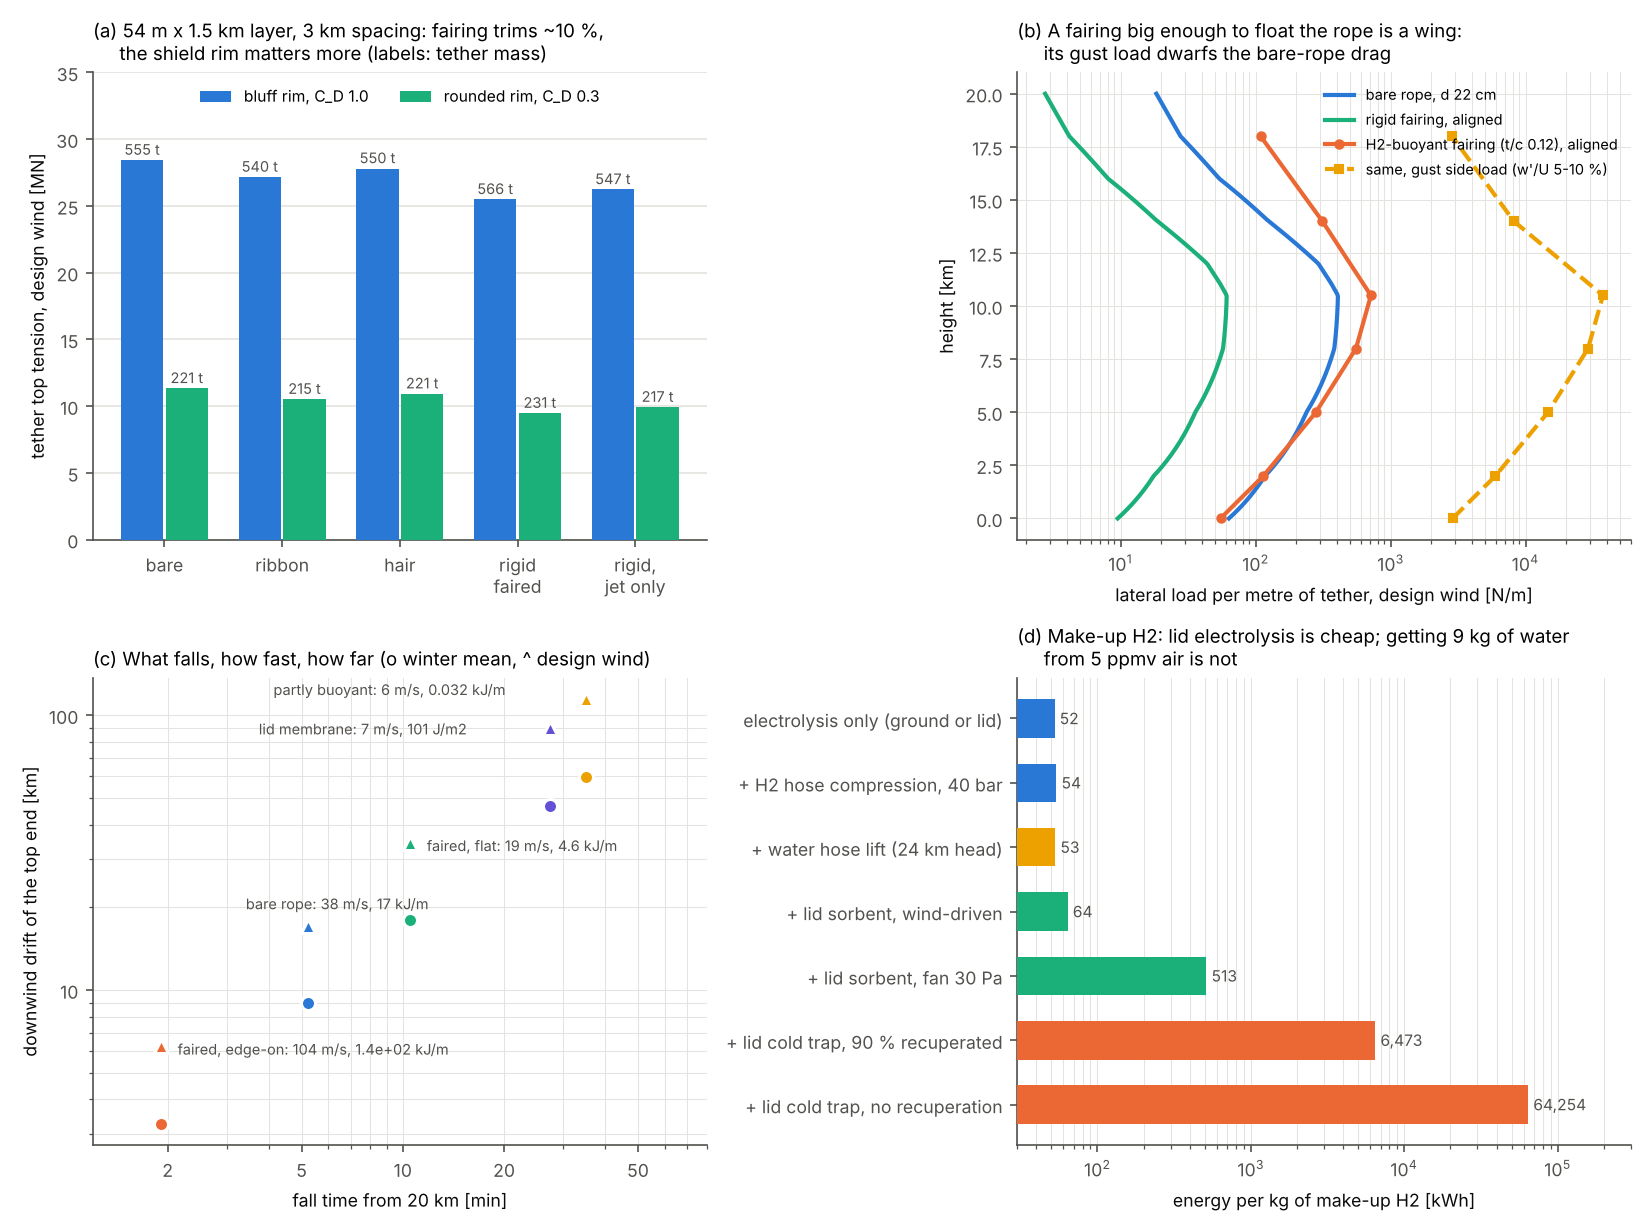

Here is the Python script that generated this plot:
"""BoomShield operations screen: faired / buoyant tethers, build-out, H2 make-up,
tether and segment failure, anchor land use.

Screening arithmetic only (numpy + matplotlib + boomsim.atmosphere, and the
assumed wind profiles and tether model of ../altitude/altitude_trade.py, imported
read-only so the numbers stay comparable with altitude-trade.md section 6).

Run:  python3 boom-shield/operations/tethers_build_failure.py
Writes into boom-shield/operations/:
  tether_sizing.csv        bare / ribbon / hair / rigid-faired / jet-only-faired tethers,
                           30 m x 1 km and 54 m x 1.5 km layers, rim C_D 1.0 and 0.3
  buoyant_tether.csv       H2-filled fairing: chord for neutral buoyancy, drag and gust load vs height
  fall_footprint.csv       falling tether / membrane: terminal speed, fall time, drift, impact energy
  h2_makeup.csv            make-up need, PV share, water-capture energy, supply alternatives
  failure_landuse.csv      N-1 redistribution, uplift, compartment loss, anchor and land-use numbers
  tethers_build_failure.png  four-panel figure

All "ASSUMED" constants are engineering guesses, flagged in tethers-build-failure.md.
"""
from __future__ import annotations

import csv
import os
import sys

import numpy as np

HERE = os.path.dirname(os.path.abspath(__file__))
sys.path.insert(0, os.path.join(HERE, "..", "altitude"))
sys.path.insert(0, os.path.join(HERE, "..", "sim"))
import altitude_trade as AT  # noqa: E402  (read-only reuse of winds, atmosphere, tether constants)
from boomsim.atmosphere import G0  # noqa: E402

atm, U = AT.atm, AT.U
U_DES, U_WIN = AT.U_DESIGN, AT.U_WINTER
SIG, RHO_F, FILL = AT.SIGMA_F, AT.RHO_F, AT.FILL      # 1.2 GPa, 975 kg/m3, 0.65
VH = AT.V_OVER_H                                       # 1.5
E_F = 116e9            # Pa, SK78-class fibre modulus (~120 N/tex x 0.97; supplier sheets)
H_S = 20.0             # km, shield top
SPACING = 3000.0       # m between tether stations (altitude-trade 6)
M_H2 = AT.M_H2
R_STAR = 8.314462618


def wcsv(name, rows):
    with open(os.path.join(HERE, name), "w", newline="") as f:
        w = csv.DictWriter(f, fieldnames=list(rows[0].keys()))
        w.writeheader()
        for r in rows:
            w.writerow({k: (f"{v:.4g}" if isinstance(v, float) else v) for k, v in r.items()})


# =============================================================== A. tether sizing
def side_load(T_layer, W, U_s, cd_rim=1.0):
    """Shield side load per m of corridor [N/m], altitude-trade 3 form."""
    a = atm(H_S)
    q = 0.5 * a.rho * U_s ** 2
    cf = AT.skin_cf(a.rho, AT.mu_air(a.T), U_s, L=W)
    return q * (cd_rim * T_layer + 2 * W * cf)


# tether "types": drag coefficient on frontal thickness, thickness / fibre-rope diameter,
# extra linear mass as a function of rope diameter d [m], and the height band faired
def fair_rigid_mass(d):
    t = 1.2 * d                      # fairing thickness encloses the rope (ASSUMED)
    c = t / 0.22                     # t/c 0.22, typical cable-fairing section (ASSUMED)
    return 2.1 * c * 1.0 + 0.5       # 1.0 kg/m2 shell incl. ribs, +0.5 kg/m collars/bearings (ASSUMED)


TYPES = {
    "bare":            dict(cd=1.2,  tf=1.0, extra=lambda d: 0.0, band=None),
    "ribbon":          dict(cd=0.8,  tf=1.0, extra=lambda d: 0.4, band=None),
    "hair":            dict(cd=1.0,  tf=1.0, extra=lambda d: 0.3, band=None),
    "rigid_faired":    dict(cd=0.15, tf=1.2, extra=fair_rigid_mass, band=None),
    "rigid_faired_cd0.3": dict(cd=0.30, tf=1.2, extra=fair_rigid_mass, band=None),
    "rigid_jet_only":  dict(cd=0.15, tf=1.2, extra=fair_rigid_mass, band=(6.0, 16.0)),
}


def tether(F_side, kind="bare", prof=U_DES, spacing=SPACING, W=1000.0):
    """altitude_trade.tether() generalised to fairings (same assumptions:
    drag integrated as for a vertical tether, H_top = F*s + D/2, V/H = 1.5, 34 deg)."""
    ty = TYPES[kind]
    z = np.linspace(0.0, H_S, 400)
    dz = (z[1] - z[0]) * 1e3
    q = 0.5 * atm(z).rho * U(prof, z) ** 2
    infair = np.ones_like(z, bool) if ty["band"] is None else (z >= ty["band"][0]) & (z <= ty["band"][1])
    L = H_S * 1e3 / np.cos(np.arctan(1 / VH))
    frac_f = infair.mean()
    d = 0.15
    for _ in range(200):
        cd = np.where(infair, ty["cd"], TYPES["bare"]["cd"])
        tf = np.where(infair, ty["tf"], 1.0)
        D = np.sum(q * cd * tf * d) * dz
        H = F_side * spacing + 0.5 * D
        A_f = 1.8 * H / SIG
        m_fib = RHO_F * A_f * L
        m_ext = ty["extra"](d) * L * frac_f
        V = VH * H + 0.5 * (m_fib + m_ext) * G0
        T = np.hypot(H, V)
        A_f = T / SIG
        d_new = np.sqrt(4 * A_f / (np.pi * FILL))
        if abs(d_new - d) < 1e-7:
            break
        d = d_new
    m_fib = RHO_F * A_f * L
    m_ext = ty["extra"](d) * L * frac_f
    lift_cost = (V + 0.5 * (m_fib + m_ext) * G0) / G0 / (spacing * W)
    return dict(D_MN=D / 1e6, H_top_MN=H / 1e6, T_top_MN=T / 1e6, d_cm=100 * d,
                fibre_kg_per_m=RHO_F * A_f, fibre_t=m_fib / 1e3, fairing_t=m_ext / 1e3,
                total_t=(m_fib + m_ext) / 1e3, liftcost_kg_m2=lift_cost,
                drag_share_of_H=0.5 * D / H, L_km=L / 1e3)


def section_a():
    rows = []
    layers = [("30m_x_1km", 30.0, 1000.0), ("54m_x_1.5km", 54.0, 1500.0), ("77m_x_2km", 77.0, 2000.0)]
    for lname, T, W in layers:
        for cd_rim in (1.0, 0.3):
            F = side_load(T, W, U(U_DES, H_S), cd_rim)
            for kind in TYPES:
                r = tether(F, kind, W=W)
                rw = tether(side_load(T, W, U(U_WIN, H_S), cd_rim), kind, prof=U_WIN, W=W)
                rows.append(dict(layer=lname, rim_CD=cd_rim, tether=kind,
                                 Fside_design_kN_per_m=F / 1e3, **r,
                                 D_winter_MN=rw["D_MN"], T_top_winter_MN=rw["T_top_MN"]))
    wcsv("tether_sizing.csv", rows)
    return rows


# =============================================================== B. H2-filled buoyant fairing
SKIN_ENV = 0.25        # kg/m2, H2-tight aerostat laminate (ASSUMED, aerostat-class)
CDC = 0.012            # chord-based profile drag, aligned, Re ~1e7 (ASSUMED)


def h2_net(z):
    a = atm(z)
    rho_h2 = a.p * M_H2 / (R_STAR * a.T)
    return a.rho - rho_h2


def section_b(m_line):
    """Chord of a t/c section whose H2 volume floats m_line kg/m plus its own skin."""
    rows = []
    for tc in (0.12, 0.20):
        for z in (0.0, 2.0, 5.0, 8.0, 10.5, 14.0, 18.0):
            dl = h2_net(z)
            k = 0.685 * tc * dl                      # kg lift per m per c^2
            s = 2.05 * SKIN_ENV                      # skin kg/m per m of chord
            c = (s + np.sqrt(s * s + 4 * k * m_line)) / (2 * k)
            a = atm(z)
            q = 0.5 * a.rho * U(U_DES, z) ** 2
            gust = 0.10 if z < 12 else 0.05          # w'/U, ASSUMED (tropospheric / stratospheric)
            rows.append(dict(t_over_c=tc, z_km=z, net_lift_kg_m3=dl, chord_m=c, thickness_m=tc * c,
                             section_m2=0.685 * tc * c * c,
                             drag_aligned_N_per_m=q * CDC * c,
                             drag_bare_N_per_m=q * 1.2 * 0.20,
                             gust_side_N_per_m=q * 2 * np.pi * gust * c))
    # small fairing (t 0.24 m, c 1.1 m) filled with H2: what fraction of the rope weight it floats
    for z in (0.0, 5.0, 10.5, 18.0):
        A = 0.685 * 0.24 * 1.09 - np.pi / 4 * 0.20 ** 2
        rows.append(dict(t_over_c=0.22, z_km=z, net_lift_kg_m3=h2_net(z), chord_m=1.09, thickness_m=0.24,
                         section_m2=A, drag_aligned_N_per_m=np.nan, drag_bare_N_per_m=np.nan,
                         gust_side_N_per_m=np.nan, lift_kg_per_m=A * h2_net(z),
                         share_of_line_weight=A * h2_net(z) / m_line))
    keys = sorted({k for r in rows for k in r}, key=lambda k: list(rows[-1].keys()).index(k)
                  if k in rows[-1] else -1)
    for r in rows:
        for k in rows[-1]:
            r.setdefault(k, np.nan)
    wcsv("buoyant_tether.csv", rows)
    return rows


# =============================================================== C/D. falling objects
def fall(m_lin, width, cd, z0=H_S, prof=U_WIN, n=800):
    """Terminal-velocity descent of a line element (broadside) or membrane.
    Horizontal drift assumes the element moves with the wind (low inertia).
    m_lin [kg/m] and width [m] (or areal mass with width=1)."""
    z = np.linspace(0.0, z0, n)
    rho = atm(z).rho
    vt = np.sqrt(2 * m_lin * G0 / (rho * cd * width))
    t = np.trapezoid(1 / vt, z * 1e3)
    drift = np.trapezoid(U(prof, z) / vt, z * 1e3)
    return vt, t, drift


def section_d_fall(m_fib, d):
    tf = 1.2 * d
    mf = m_fib + fair_rigid_mass(d)
    cases = [
        ("bare rope, broadside", m_fib, d, 1.2),
        ("faired, fairing aligned with fall", mf, tf, 0.15),
        ("faired, flat/tumbling", mf, tf / 0.22, 1.0),
        ("partly buoyant (net 2 kg/m, bluff 1 m)", 2.0, 1.0, 1.0),
        ("deflated lid membrane 3.9 kg/m2", 3.9, 1.0, 1.2),
    ]
    rows = []
    for name, m, w, cd in cases:
        for pname, prof in (("winter_mean", U_WIN), ("design", U_DES)):
            vt, t, dr = fall(m, w, cd, prof=prof)
            rows.append(dict(case=name, wind=pname, m_kg_per_m=m, width_m=w, CD=cd,
                             v_ground_m_s=vt[0], v_10km_m_s=float(np.interp(10, np.linspace(0, H_S, len(vt)), vt)),
                             fall_min=t / 60, drift_km=dr / 1e3,
                             KE_kJ_per_m_ground=0.5 * m * vt[0] ** 2 / 1e3))
    wcsv("fall_footprint.csv", rows)
    return rows


# =============================================================== C. H2 make-up
def section_c():
    rows = []
    a = atm(H_S)
    ppmv = 5.0
    w_mass = ppmv * 1e-6 * 18.015 / 28.964           # kg water / kg air
    rho_w = w_mass * a.rho                           # kg water per m3 air
    air_m3_per_kgH2 = 8.94 / rho_w                    # 8.94 kg water per kg H2
    air_kg_per_kgH2 = air_m3_per_kgH2 * a.rho
    # cold trap: cool air 217 -> 178 K (ice p_sat ~0.2 of ambient pw), COP 0.5, recuperation 0 / 90 %
    cool = 1005 * 40 * air_kg_per_kgH2 / 3.6e6       # kWh_th per kg H2
    fan = air_m3_per_kgH2 * 30 / 0.6 / 3.6e6          # kWh per kg H2 at 30 Pa bed loss
    regen = (8.94 * 2.8e6 + 8.94 / 0.075 * 900 * 150) / 3.6e6
    PV_YIELD = 3000 * 0.12                            # kWh/m2/yr: ~3,000 kWh/m2/yr horizontal at 20 km, 12 % thin film (ASSUMED)
    for inv_Mt, W in ((2.0, 1500.0), (4.0, 2000.0)):
        for leak in (0.05, 0.10, 0.20):
            need_t_km_yr = inv_Mt * 1e9 / 4000 * leak / 1e3
            per_m2 = need_t_km_yr * 1e3 / (1000 * W)                       # kg/m2/yr
            kwh_m2 = per_m2 * 52.5
            flow_air = need_t_km_yr * 1e3 * air_m3_per_kgH2 / 3.156e7      # m3/s per km
            rows.append(dict(inventory_Mt=inv_Mt, width_m=W, leak_pct_yr=100 * leak,
                             makeup_t_per_km_yr=need_t_km_yr, makeup_Mt_yr=inv_Mt * leak,
                             makeup_kg_per_m2_yr=per_m2, electrolysis_kWh_per_m2_yr=kwh_m2,
                             PV_area_share_pct=100 * kwh_m2 / PV_YIELD,
                             air_m3_s_per_km=flow_air, contactor_m2_per_km_at_2ms=flow_air / 2.0,
                             corridor_kg_s=inv_Mt * leak * 1e9 / 3.156e7,
                             per_supply_tether_g_s_every10th=inv_Mt * leak * 1e12 / 3.156e7 / 133,
                             tanker_flights_per_day_6t=inv_Mt * leak * 1e6 / 6.2 / 365))
    consts = dict(water_kg_per_m3_air=rho_w, air_m3_per_kgH2=air_m3_per_kgH2,
                  coldtrap_kWh_e_per_kgH2_no_recup=cool / 0.5, coldtrap_kWh_e_per_kgH2_90pc_recup=0.1 * cool / 0.5,
                  sorbent_fan_kWh_per_kgH2=fan, sorbent_regen_kWh_per_kgH2=regen,
                  electrolysis_kWh_per_kgH2=52.5, water_hose_head_MPa=1000 * G0 * 24e3 / 1e6,
                  water_lift_kWh_per_kgH2=8.94 * G0 * 24e3 / 3.6e6)
    # aircraft exhaust water: Concorde-class ~20 t/h fuel at cruise (ASSUMED, background), EI 1.23
    fuel_per_km = 20000 / (590 * 3.6)                  # kg fuel per km
    for flights in (20, 50, 100):
        h2o = fuel_per_km * 1.23 * flights * 365 / 1e3  # t water per km per yr
        consts[f"exhaust_water_t_km_yr_{flights}fl"] = h2o
        consts[f"exhaust_H2_equiv_t_km_yr_{flights}fl"] = h2o / 8.94
    # H2 feed hose: 24 km, 20 bar inlet, isothermal 250 K, Darcy f 0.015 (ASSUMED)
    for ID, mdot, p0 in ((0.05, 0.024, 20e5), (0.06, 0.048, 20e5), (0.06, 0.095, 40e5), (0.08, 0.19, 40e5)):
        p, Lseg = p0, 24e3 / 400
        for _ in range(400):
            rho = p * M_H2 / (R_STAR * 250)
            v = mdot / (rho * np.pi * ID ** 2 / 4)
            p -= 0.015 * Lseg / ID * 0.5 * rho * v ** 2 + rho * G0 * Lseg * 0.83
            if p <= 0:
                break
        consts[f"hose_ID{int(ID*1000)}mm_{int(mdot*1000)}gs_{int(p0/1e5)}bar_in_p_top_bar"] = max(p, 0) / 1e5
    for k, v in consts.items():
        rows.append(dict(inventory_Mt=k, width_m=v))
    wcsv("h2_makeup.csv", rows)
    return rows, consts


# =============================================================== D/E. failure, land use
def section_e(sz):
    psf = [r for r in sz if r["layer"] == "54m_x_1.5km" and r["rim_CD"] == 1.0 and r["tether"] == "bare"][0]
    T = psf["T_top_MN"] * 1e6
    H = psf["H_top_MN"] * 1e6
    V = VH * H
    out = {}
    # elastic recoil
    eps = SIG / E_F
    out["strain_pct"] = 100 * eps
    out["release_wave_s"] = psf["L_km"] * 1e3 / np.sqrt(E_F / RHO_F)
    out["recoil_v_m_s"] = SIG / np.sqrt(E_F * RHO_F)
    out["stored_energy_GJ"] = 0.5 * SIG * eps * (psf["fibre_t"] * 1e3 / RHO_F) / 1e9
    out["stored_energy_t_TNT"] = out["stored_energy_GJ"] / 4.184
    # N-1: neighbours pick up half each; sudden release DAF 1.3-2.0 on the increment
    for daf in (1.0, 1.5, 2.0):
        out[f"neighbour_load_factor_DAF{daf}"] = 1 + 0.5 * daf
    out["two_adjacent_lost_neighbour_factor"] = 2.0
    # uplift on loss of hold-down: 0.55 kg/m2 net over a 3 km bay
    Wd = 1500.0
    up_pa = 0.55 * G0
    m_add = 4.5 + atm(H_S).rho * np.pi * Wd / 4
    out["uplift_Pa"] = up_pa
    out["bay_uplift_MN"] = up_pa * SPACING * Wd / 1e6
    out["rise_250m_s_inertial"] = np.sqrt(2 * 250 / (up_pa / m_add))
    out["rise_terminal_m_s"] = np.sqrt(2 * up_pa / (atm(H_S).rho * 1.2))
    # along-track rim tendon catenary: span 3 km sag 5 %, then 6 km span same tendon length
    w = side_load(54.0, Wd, U(U_DES, H_S))
    s0 = 0.05 * SPACING
    Lc = 2 * (SPACING + 8 * s0 ** 2 / (3 * SPACING))
    s1 = np.sqrt((Lc - 2 * SPACING) * 3 * 2 * SPACING / 8)
    out["tendon_T_3km_MN"] = w * SPACING ** 2 / (8 * s0) / 1e6
    out["tendon_T_6km_MN"] = w * (2 * SPACING) ** 2 / (8 * s1) / 1e6
    out["bow_6km_m"] = s1
    # compartment: 250 m x 1.5 km x 55 m
    a = atm(H_S)
    rho_h2 = a.p * M_H2 / (R_STAR * a.T)
    vol = 250 * Wd * 55
    out["compartment_H2_t"] = vol * rho_h2 / 1e3
    out["compartment_TNT_kt"] = vol * rho_h2 * 120e6 / 4.184e12
    out["compartment_structure_t"] = 3.96 * 250 * Wd / 1e3
    out["ground_gas_fraction_pct"] = 100 * (a.p / 101325) * (288.15 / a.T)
    out["ground_mattress_m"] = 3.96 / (1.225 - 101325 * M_H2 / (R_STAR * 288.15))
    # flat-mattress ascent: 10 % free lift on 3.96 kg/m2, broadside C_D 1.2
    zz = np.linspace(0, H_S, 400)
    w_up = np.sqrt(2 * 0.1 * 3.96 * G0 / (atm(zz).rho * 1.2))
    out["ascent_w_ground_m_s"] = w_up[0]
    out["ascent_h"] = np.trapezoid(1 / w_up, zz * 1e3) / 3600
    jet = (zz >= 8) & (zz <= 13)
    out["ascent_jet_min"] = np.trapezoid(1 / w_up[jet], zz[jet] * 1e3) / 60
    # side load on a 250 m x 1.5 km module at 10.5 km, mattress thickness 3.96/dlift
    T10 = 3.96 / h2_net(10.5)
    q10 = 0.5 * atm(10.5).rho * np.array([25.0, 35.0, 90.0]) ** 2
    out["module_T_at_10km_m"] = T10
    for qq, uu in zip(q10, (25, 35, 90)):
        out[f"module_force_narrow_end_MN_U{uu}"] = qq * (T10 * 250 + 2 * 0.002 * 250 * Wd) / 1e6
        out[f"module_force_broadside_MN_U{uu}"] = qq * (T10 * Wd + 2 * 0.002 * 250 * Wd) / 1e6
    # tug power to move a 250 m module at 5 m/s relative, 20 km
    q5 = 0.5 * atm(H_S).rho * 25
    out["tug_kW_5ms"] = q5 * (55 * 250 + 2 * 0.002 * 250 * Wd) * 5 / 0.6 / 1e3
    out["compartments_absorbed_per_bay"] = 0.55 / 4.5 * SPACING / 250
    # anchors: gravity block resisting V (SF 1.5) and H_bottom = H + D/2 by friction mu 0.5 (SF 1.5)
    Hb = H + 0.5 * psf["D_MN"] * 1e6
    m_block = max(1.5 * V, 1.5 * Hb / 0.5 + V) / G0
    out["anchor_V_MN"] = V / 1e6
    out["anchor_H_MN"] = Hb / 1e6
    out["gravity_block_t"] = m_block / 1e3
    out["gravity_block_m3"] = m_block / 2400
    for r_ex in (100.0, 150.0, 300.0):
        ha_site = 1.5 + np.pi * r_ex ** 2 / 1e4
        out[f"site_ha_r{int(r_ex)}"] = ha_site
        out[f"ha_per_km_one_row_r{int(r_ex)}"] = ha_site * 1000 / SPACING
        out[f"ha_per_km_two_rows_r{int(r_ex)}"] = 2 * ha_site * 1000 / SPACING
    out["tether_ground_offset_km"] = H_S * np.tan(np.arctan(1 / VH))
    out["build_film_km2"] = 4000 * Wd / 1e3 * 2.3
    out["build_structure_Mt"] = 4000e3 * Wd * 3.96 / 1e9
    for yrs, days in ((10, 100), (10, 200), (20, 100)):
        out[f"bays_per_window_day_{yrs}y_{days}d"] = (4000e3 / SPACING) / (yrs * days)
        out[f"km2_lid_per_window_day_{yrs}y_{days}d"] = 4000 * Wd / 1e3 / (yrs * days)
    wcsv("failure_landuse.csv", [dict(quantity=k, value=v) for k, v in out.items()])
    return out


# =============================================================== figure
C = ["#2a78d6", "#eb6834", "#1baf7a", "#eda100"]
INK, INK2, GRID = "#0b0b0b", "#52514e", "#e4e3df"


def figure(sz, bt, fl, consts):
    import matplotlib
    matplotlib.use("Agg")
    import matplotlib.pyplot as plt
    plt.rcParams.update({"font.size": 8.5, "axes.edgecolor": INK2, "axes.labelcolor": INK,
                         "xtick.color": INK2, "ytick.color": INK2, "axes.spines.top": False,
                         "axes.spines.right": False})
    fig, ax = plt.subplots(2, 2, figsize=(11, 8.2))

    # (a) top tension, psf layer, by tether type and rim CD
    a = ax[0, 0]
    kinds = ["bare", "ribbon", "hair", "rigid_faired", "rigid_jet_only"]
    labels = ["bare", "ribbon", "hair", "rigid\nfaired", "rigid,\njet only"]
    x = np.arange(len(kinds))
    for j, (rim, col, lab) in enumerate(((1.0, C[0], "bluff rim, C_D 1.0"), (0.3, C[2], "rounded rim, C_D 0.3"))):
        vals = [[r for r in sz if r["layer"] == "54m_x_1.5km" and r["rim_CD"] == rim and r["tether"] == k][0]
                for k in kinds]
        a.bar(x + (j - 0.5) * 0.38, [v["T_top_MN"] for v in vals], 0.36, color=col, label=lab, zorder=3)
        for xi, v in zip(x, vals):
            a.text(xi + (j - 0.5) * 0.38, v["T_top_MN"] + 0.4, f"{v['total_t']:.0f} t", ha="center",
                   fontsize=7, color=INK2)
    a.set_xticks(x, labels)
    a.set_ylabel("tether top tension, design wind [MN]")
    a.set_title("(a) 54 m x 1.5 km layer, 3 km spacing: fairing trims ~10 %,\n     the shield rim matters more (labels: tether mass)",
                loc="left", fontsize=9)
    a.grid(axis="y", color=GRID, zorder=0)
    a.set_ylim(0, 35)
    a.legend(frameon=False, fontsize=7.5, loc="upper center", ncol=2)

    # (b) per-metre lateral load vs height: bare, rigid faired, buoyant fairing aligned and gust
    b = ax[0, 1]
    z = np.linspace(0, 20, 200)
    q = 0.5 * atm(z).rho * U(U_DES, z) ** 2
    psf = [r for r in sz if r["layer"] == "54m_x_1.5km" and r["rim_CD"] == 1.0 and r["tether"] == "bare"][0]
    d = psf["d_cm"] / 100
    b.plot(q * 1.2 * d, z, color=C[0], lw=2, label=f"bare rope, d {100*d:.0f} cm")
    b.plot(q * 0.15 * 1.2 * d, z, color=C[2], lw=2, label="rigid fairing, aligned")
    bb = [r for r in bt if r["t_over_c"] == 0.12]
    zb = np.array([r["z_km"] for r in bb])
    b.plot([r["drag_aligned_N_per_m"] for r in bb], zb, "o-", color=C[1], lw=2, ms=4,
           label="H2-buoyant fairing (t/c 0.12), aligned")
    b.plot([r["gust_side_N_per_m"] for r in bb], zb, "s--", color=C[3], lw=2, ms=4,
           label="same, gust side load (w'/U 5-10 %)")
    b.set_xscale("log")
    b.set_xlabel("lateral load per metre of tether, design wind [N/m]")
    b.set_ylabel("height [km]")
    b.set_title("(b) A fairing big enough to float the rope is a wing:\n     its gust load dwarfs the bare-rope drag",
                loc="left", fontsize=9)
    b.grid(color=GRID, which="both", lw=0.5)
    b.legend(frameon=False, fontsize=7, loc="upper right")

    # (c) fall: drift vs fall time
    c = ax[1, 0]
    names = ["bare rope, broadside", "faired, fairing aligned with fall", "faired, flat/tumbling",
             "partly buoyant (net 2 kg/m, bluff 1 m)", "deflated lid membrane 3.9 kg/m2"]
    short = ["bare rope", "faired, edge-on", "faired, flat", "partly buoyant", "lid membrane"]
    for i, (n, s) in enumerate(zip(names, short)):
        for wind, mk in (("winter_mean", "o"), ("design", "^")):
            r = [r for r in fl if r["case"] == n and r["wind"] == wind][0]
            col = (C + ["#6250d6"])[i if i < 4 else 4]
            c.scatter(r["fall_min"], r["drift_km"], s=46, marker=mk, color=col, edgecolor="white", lw=1.5, zorder=3)
            if wind == "design":
                off = [(-30, 8), (8, -4), (8, -4), (-150, 2), (-140, -3)][i]
                c.annotate(f"{s}: {r['v_ground_m_s']:.0f} m/s, {r['KE_kJ_per_m_ground']:.2g} kJ/m" if i < 4 else
                           f"{s}: {r['v_ground_m_s']:.0f} m/s, {r['KE_kJ_per_m_ground']*1e3:.0f} J/m2",
                           (r["fall_min"], r["drift_km"]), xytext=off, textcoords="offset points",
                           fontsize=7, color=INK2)
    c.set_xscale("log")
    c.set_yscale("log")
    from matplotlib.ticker import FuncFormatter, NullFormatter
    for axis in (c.xaxis, c.yaxis):
        axis.set_major_formatter(FuncFormatter(lambda v, _: f"{v:g}"))
        axis.set_minor_formatter(NullFormatter())
    c.set_xlim(1.2, 80)
    c.set_xticks([2, 5, 10, 20, 50])
    c.set_xlabel("fall time from 20 km [min]")
    c.set_ylabel("downwind drift of the top end [km]")
    c.set_title("(c) What falls, how fast, how far (o winter mean, ^ design wind)", loc="left", fontsize=9)
    c.grid(color=GRID, which="both", lw=0.5)

    # (d) energy per kg H2 by route
    dd = ax[1, 1]
    routes = [("electrolysis only (ground or lid)", 52.5),
              ("+ H2 hose compression, 40 bar", 52.5 + 1.5),
              ("+ water hose lift (24 km head)", 52.5 + consts["water_lift_kWh_per_kgH2"]),
              ("+ lid sorbent, wind-driven", 52.5 + consts["sorbent_regen_kWh_per_kgH2"]),
              ("+ lid sorbent, fan 30 Pa", 52.5 + consts["sorbent_regen_kWh_per_kgH2"] + consts["sorbent_fan_kWh_per_kgH2"]),
              ("+ lid cold trap, 90 % recuperated", 52.5 + consts["coldtrap_kWh_e_per_kgH2_90pc_recup"]),
              ("+ lid cold trap, no recuperation", 52.5 + consts["coldtrap_kWh_e_per_kgH2_no_recup"])]
    y = np.arange(len(routes))[::-1]
    cols = [C[0], C[0], C[3], C[2], C[2], C[1], C[1]]
    dd.barh(y, [r[1] for r in routes], color=cols, height=0.6, zorder=3)
    for yi, r in zip(y, routes):
        dd.text(r[1] * 1.08, yi, f"{r[1]:,.0f}", va="center", fontsize=7.5, color=INK2)
    dd.set_yticks(y, [r[0] for r in routes])
    dd.set_xscale("log")
    dd.set_xlim(30, 3e5)
    dd.set_xlabel("energy per kg of make-up H2 [kWh]")
    dd.set_title("(d) Make-up H2: lid electrolysis is cheap; getting 9 kg of water\n     from 5 ppmv air is not",
                 loc="left", fontsize=9)
    dd.grid(axis="x", color=GRID, which="both", lw=0.5, zorder=0)
    fig.tight_layout()
    fig.savefig(os.path.join(HERE, "tethers_build_failure.png"), dpi=150)


def main():
    sz = section_a()
    psf_bare = [r for r in sz if r["layer"] == "54m_x_1.5km" and r["rim_CD"] == 1.0 and r["tether"] == "bare"][0]
    bt = section_b(psf_bare["fibre_kg_per_m"])
    fl = section_d_fall(psf_bare["fibre_kg_per_m"], psf_bare["d_cm"] / 100)
    mk, consts = section_c()
    ev = section_e(sz)
    figure(sz, bt, fl, consts)
    for r in sz:
        print(f"{r['layer']:12s} rim{r['rim_CD']:.1f} {r['tether']:18s} F {r['Fside_design_kN_per_m']:.2f} kN/m "
              f"D {r['D_MN']:.2f} H {r['H_top_MN']:.2f} T {r['T_top_MN']:.1f} MN d {r['d_cm']:.1f} cm "
              f"fib {r['fibre_kg_per_m']:.1f} kg/m tot {r['total_t']:.0f} t (fair {r['fairing_t']:.0f}) "
              f"lift {r['liftcost_kg_m2']:.3f} dragshare {r['drag_share_of_H']:.2f} Dwin {r['D_winter_MN']:.2f}")
    print()
    for r in bt:
        print({k: (round(v, 3) if isinstance(v, float) else v) for k, v in r.items()})
    print()
    for r in fl:
        print(f"{r['case']:42s} {r['wind']:12s} v0 {r['v_ground_m_s']:.1f} v10 {r['v_10km_m_s']:.1f} "
              f"t {r['fall_min']:.1f} min drift {r['drift_km']:.1f} km KE {r['KE_kJ_per_m_ground']:.3g} kJ/m")
    print()
    for r in mk:
        print({k: (round(v, 4) if isinstance(v, float) else v) for k, v in r.items()})
    print()
    for k, v in ev.items():
        print(f"{k:40s} {v:.4g}")


if __name__ == "__main__":
    main()
